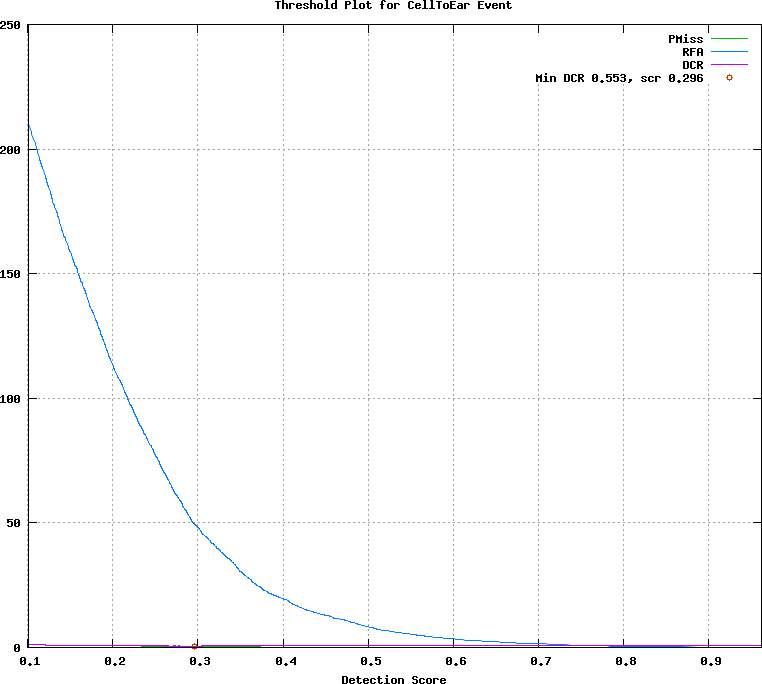

The gnuplot source for this figure:
## GNUPLOT command file
set terminal postscript color
set style data lines
set title 'Threshold Plot for CellToEar Event'
set xlabel 'Detection Score'
set grid
set size ratio 0.85
plot [0.101000:0.962000]  \
  'test.det.CellToEar_Event.dat.1' using 1:4 title 'PMiss' with lines lt 2, \
  'test.det.CellToEar_Event.dat.1' using 1:5 title 'RFA' with lines lt 3, \
  'test.det.CellToEar_Event.dat.1' using 1:6 title 'DCR' with lines lt 4, \
  'test.det.CellToEar_Event.dat.2' using 1:2 title 'Min DCR 0.553, scr 0.296' with points lt 6
